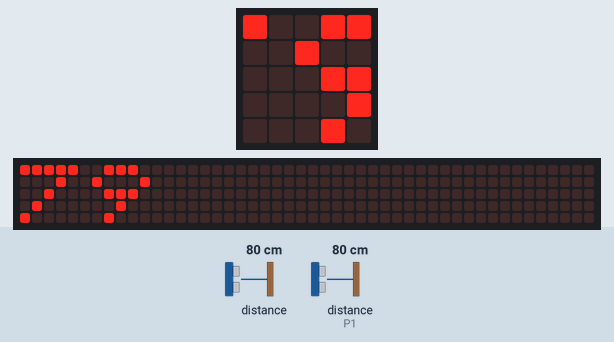
Bench run of a program on a simulated BBC micro:bit running MicroPython. Parts: the board's 5×5 LED display, a strip that is not on the board, showing the scrolling text unrolled. Inputs (shaded band) come from the test bench; at power-on: distance to the obstacle 80 cm, distance to the obstacle (sensor on P1) 80 cm. The echo pulse lasts 58.3 µs per cm; the 48×5 strip is a reading aid, not a part: it shows the text the display is scrolling, unrolled, one strip-width of it at a time.

Above: at 1.28 s.
1.3 s: distance to the obstacle (sensor 0) set to 2 cm
At 2.58 s:
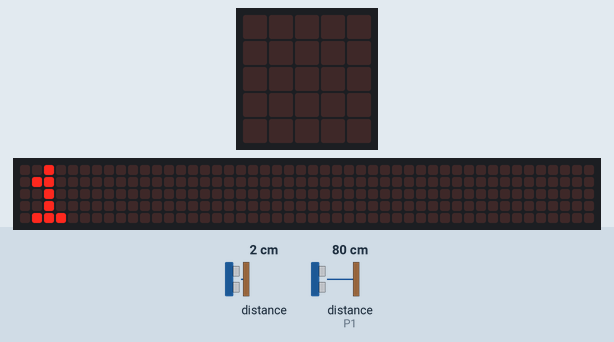
8.1 s: distance to the obstacle (sensor 0) set to 4 cm
At 8.38 s:
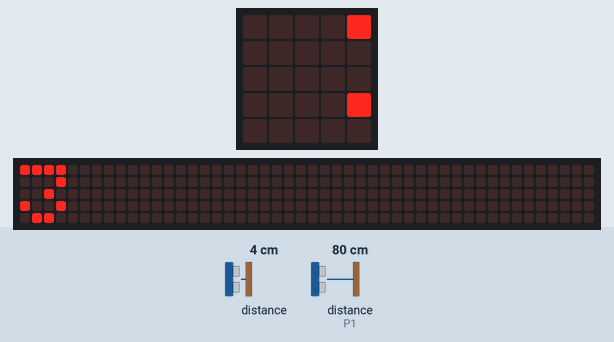
11.4 s: distance to the obstacle (sensor 0) set to 9 cm
At 12.73 s:
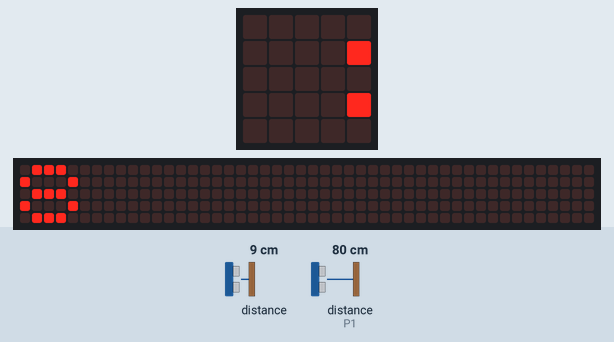

The program:

No.3ultrasonic_show_segment.py
```python
# Write your code here :-)
from microbit import *
from machine import time_pulse_us

trig = pin0
echo = pin1

trig.write_digital(0)
echo.read_digital()

while True:
    trig.write_digital(1)
    trig.write_digital(0)

    micros = time_pulse_us(echo, 1)
    t_echo = micros / 1000000

    dist_cm = (t_echo / 2) * 34300
    display.scroll(str(int(dist_cm)))

    sleep(100)
```
